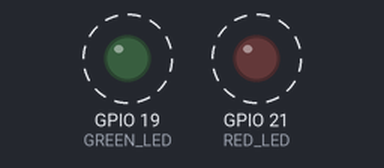
This sketch was run on a simulated ESP32. Parts: output pins drawn as LEDs (lit = HIGH). Dashed ring = blinking.

Above: at 0.2 s.
Timing chart, 0 to 4.6 s (numbered marks = the images above):
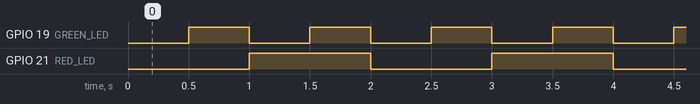

The sketch:

test.ino
```cpp
// Pin definīcijas - konstantes, kas nemainās programmas darbības laikā
#define RED_LED     21    // Sarkanā LED uz GPIO21
#define GREEN_LED   19    // Zaļā LED uz GPIO19

// Taimeru objektu norādes (pointers)
// hw_timer_t - ESP32 taimera datu tips
// * - norādes (pointer) operators, kas norāda uz mainīgā atrašanās vietu atmiņā
// NULL - sākotnējā vērtība, kas norāda, ka pointer nekur nerāda
hw_timer_t *Red_timer = NULL;    // Pointer uz sarkano LED taimeri
hw_timer_t *Green_timer = NULL;  // Pointer uz zaļo LED taimeri

// Pārtraukuma apstrādes funkcijas
// void - funkcija neko neatgriež
// IRAM_ATTR - norāda kompilatoram likt šo funkciju ātrājā IRAM atmiņā
// Tas ir svarīgi, jo pārtraukuma funkcijām jāizpildās ātri
void IRAM_ATTR onRedTimer(){
    // !digitalRead() - invertē LED stāvokli (ja bija 1, būs 0 un otrādi)
    digitalWrite(RED_LED, !digitalRead(RED_LED));
}

void IRAM_ATTR onGreenTimer(){
    digitalWrite(GREEN_LED, !digitalRead(GREEN_LED));
}

void setup() {
    // Piņu konfigurācija kā izejas
    pinMode(RED_LED, OUTPUT);    // LED piņš kā izeja
    pinMode(GREEN_LED, OUTPUT);

    // === SARKANĀS LED TAIMERA IESTATĪŠANA ===
    // timerBegin() atgriež pointer uz taimera objektu
    Red_timer = timerBegin(0,     // Taimera numurs (0-3)
                          80,     // Preskaleris (dala CPU 80MHz/80 = 1MHz)
                          true);  // Skaitīt uz augšu

    // Pievieno pārtraukuma funkciju
    // &onRedTimer - & ir adreses operators, kas norāda uz funkcijas atrašanās vietu atmiņā
    timerAttachInterrupt(Red_timer,      // Taimera pointer
                        &onRedTimer,     // Funkcijas adrese
                        true);          // Pārtraukums uz augšējo fronti

    // Iestata taimera periodu
    timerAlarmWrite(Red_timer,      // Taimera pointer
                   1000000,        // 1 sekunde mikrosekundēs
                   true);         // Automātiska pārlāde

    timerAlarmEnable(Red_timer);  // Aktivizē taimeri

    // === ZAĻĀS LED TAIMERA IESTATĪŠANA ===
    // Līdzīgi kā sarkanai LED, bet ar citu periodu
    Green_timer = timerBegin(1,     // Izmantojam otro taimeri (1)
                            80,     // Tas pats preskaleris
                            true);

    timerAttachInterrupt(Green_timer, &onGreenTimer, true);

    timerAlarmWrite(Green_timer,
                   500000,          // 0.5 sekundes (500,000 mikrosekundes)
                   true);

    timerAlarmEnable(Green_timer);
}

void loop() {
    // Tukša cilpa, jo visu darbu veic taimeri caur pārtraukumiem
}
```

Measured:
- by itself, GPIO 19 (GREEN_LED): alternates HIGH for 0.50 s and LOW for 0.50 s
- by itself, GPIO 21 (RED_LED): alternates HIGH for 1.0 s and LOW for 1.0 s
- by itself, everything shown: repeats every 2.0 s, in 4 steps
